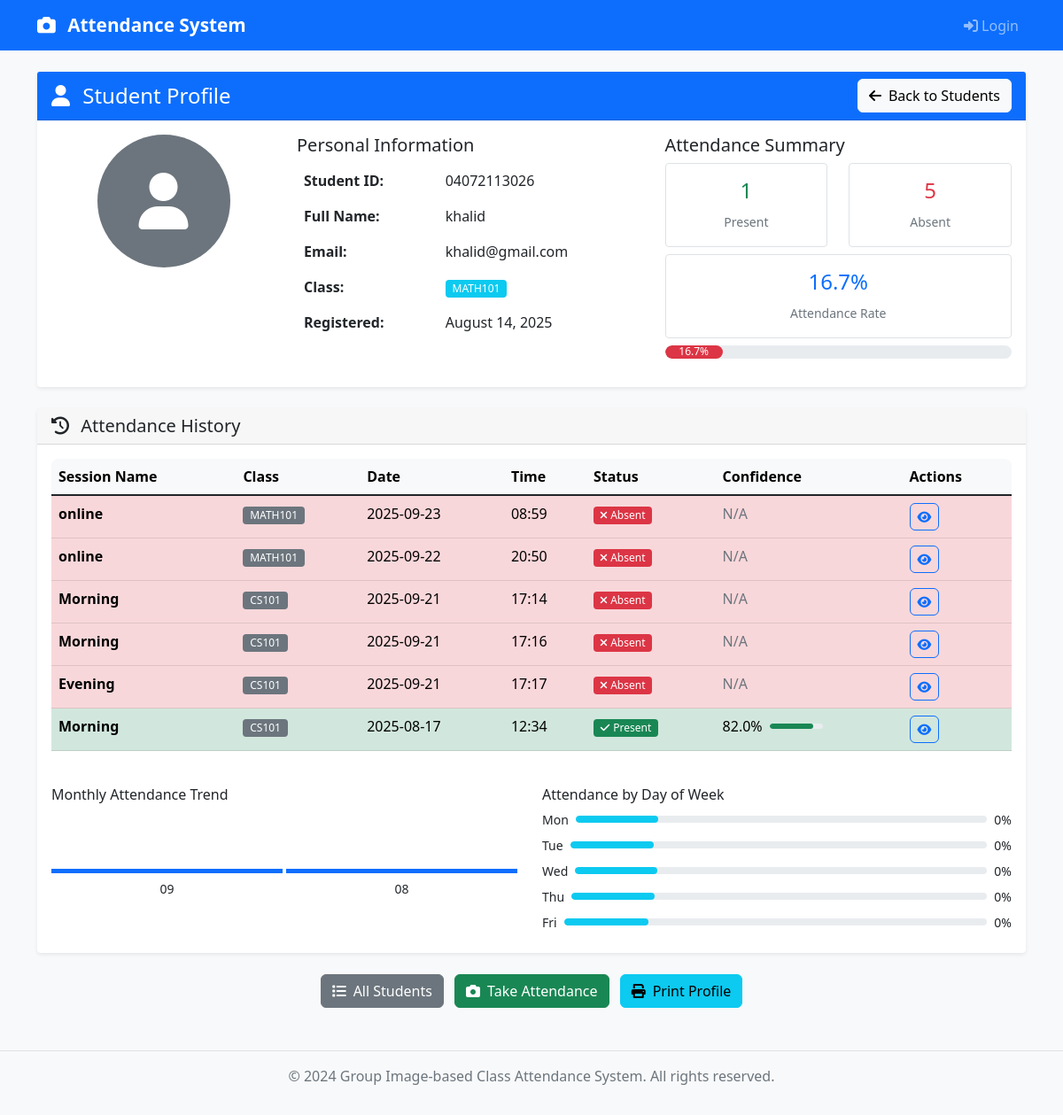
/student_details/1, run on the app's committed database.
### app.py (models this page shows)
class Student(db.Model):
    id = db.Column(db.Integer, primary_key=True)
    student_id = db.Column(db.String(20), unique=True, nullable=False)
    name = db.Column(db.String(100), nullable=False)
    email = db.Column(db.String(120), unique=True, nullable=False)
    class_name = db.Column(db.String(50), nullable=False)
    image_path = db.Column(db.String(200))
    face_encoding = db.Column(db.Text)  # Store as JSON string
    created_at = db.Column(db.DateTime, default=datetime.utcnow)
    attendance_records = db.relationship('AttendanceRecord', backref='student', lazy=True)

class AttendanceRecord(db.Model):
    id = db.Column(db.Integer, primary_key=True)
    session_id = db.Column(db.Integer, db.ForeignKey('attendance_session.id'), nullable=False)
    student_id = db.Column(db.Integer, db.ForeignKey('student.id'), nullable=False)
    is_present = db.Column(db.Boolean, default=False)
    confidence_score = db.Column(db.Float, default=0.0)
    detected_at = db.Column(db.DateTime, default=datetime.utcnow)

class AttendanceSession(db.Model):
    id = db.Column(db.Integer, primary_key=True)
    session_name = db.Column(db.String(100), nullable=False)
    class_name = db.Column(db.String(50), nullable=False)
    date = db.Column(db.Date, nullable=False, default=date.today)
    time = db.Column(db.DateTime, nullable=False, default=datetime.utcnow)
    group_photo_path = db.Column(db.String(200))
    total_students = db.Column(db.Integer, default=0)
    present_students = db.Column(db.Integer, default=0)
    created_by = db.Column(db.String(100), default='Teacher')
    attendance_records = db.relationship('AttendanceRecord', backref='session', lazy=True)

### app.py (the view)
@app.route('/student_details/<int:student_id>')
def student_details(student_id):
    student = Student.query.get_or_404(student_id)
    attendance_history = db.session.query(AttendanceRecord, AttendanceSession).join(
        AttendanceSession
    ).filter(AttendanceRecord.student_id == student_id).order_by(
        AttendanceSession.date.desc()
    ).all()
    total_sessions = len(attendance_history)
    present_sessions = sum(1 for record, session in attendance_history if record.is_present)
    attendance_percentage = (present_sessions / total_sessions * 100) if total_sessions > 0 else 0
    return render_template('student_details.html',
                         student=student,
                         attendance_history=attendance_history,
                         attendance_percentage=attendance_percentage)

### templates/student_details.html (shortened to what this page needs)
{% extends "base.html" %}
{% block content %}
<div class="row">
    <div class="col-12">
        <div class="card mb-4 border-primary">
            <div class="card-header bg-primary text-white">
                <div class="row align-items-center">
                    <div class="col">
                        <h4 class="mb-0">
                            <i class="fas fa-user me-2"></i>
                            Student Profile
                        </h4>
                    </div>
                    <div class="col-auto">
                        <a href="{{ url_for('students') }}" class="btn btn-light">
                            <i class="fas fa-arrow-left me-2"></i>Back to Students
                        </a>
                    </div>
                </div>
            </div>
            <div class="card-body">
                <div class="row">
                    <div class="col-md-3 text-center">
                        {% if student.image_path %}
                        <div class="bg-secondary rounded-circle d-flex align-items-center justify-content-center mx-auto mb-3"
                             style="width: 150px; height: 150px; display: none;">
                            <i class="fas fa-user fa-4x text-white"></i>
                        </div>
                        {% else %}
                        <div class="bg-secondary rounded-circle d-flex align-items-center justify-content-center mx-auto mb-3"
                             style="width: 150px; height: 150px;">
                            <i class="fas fa-user fa-4x text-white"></i>
                        </div>
                        {% endif %}
                    </div>
                    <div class="col-md-9">
                        <div class="row">
                            <div class="col-md-6">
                                <h5>Personal Information</h5>
                                <table class="table table-borderless">
                                    <tr>
                                        <td><strong>Student ID:</strong></td>
                                        <td>{{ student.student_id }}</td>
                                    </tr>
                                    <tr>
                                        <td><strong>Full Name:</strong></td>
                                        <td>{{ student.name }}</td>
                                    </tr>
                                    <tr>
                                        <td><strong>Email:</strong></td>
                                        <td>{{ student.email }}</td>
                                    </tr>
                                    <tr>
                                        <td><strong>Class:</strong></td>
                                        <td><span class="badge bg-info">{{ student.class_name }}</span></td>
                                    </tr>
                                    <tr>
                                        <td><strong>Registered:</strong></td>
                                        <td>{{ student.created_at.strftime('%B %d, %Y') }}</td>
                                    </tr>
                                </table>
                            </div>
                            <div class="col-md-6">
                                <h5>Attendance Summary</h5>
                                <div class="row text-center">
                                    <div class="col-6">
                                        <div class="border rounded p-3 mb-2">
                                            <div class="h4 text-success">{{ attendance_history|selectattr('0.is_present')|list|length }}</div>
                                            <small class="text-muted">Present</small>
                                        </div>
                                    </div>
                                    <div class="col-6">
                                        <div class="border rounded p-3 mb-2">
                                            <div class="h4 text-danger">{{ attendance_history|length - attendance_history|selectattr('0.is_present')|list|length }}</div>
                                            <small class="text-muted">Absent</small>
                                        </div>
                                    </div>
                                    <div class="col-12">
                                        <div class="border rounded p-3 mb-2">
                                            <div class="h4 text-primary">{{ "%.1f"|format(attendance_percentage) }}%</div>
                                            <small class="text-muted">Attendance Rate</small>
                                        </div>
                                    </div>
                                </div>
                                <div class="progress mb-3 attendance-progress">
                                    <div class="progress-bar {{ 'bg-success' if attendance_percentage >= 80 else 'bg-warning' if attendance_percentage >= 60 else 'bg-danger' }}"
                                         data-width="{{ attendance_percentage|round(1) }}">
                                        {{ "%.1f"|format(attendance_percentage) }}%
                                    </div>
                                </div>
                            </div>
                        </div>
                    </div>
                </div>
            </div>
        </div>
        <div class="card shadow-sm">
            <div class="card-header">
                <h5 class="mb-0">
                    <i class="fas fa-history me-2"></i>
                    Attendance History
                </h5>
            </div>
            <div class="card-body">
                {% if attendance_history %}
                <div class="table-responsive">
                    <table class="table table-hover">
                        <thead class="table-light">
                            <tr>
                                <th>Session Name</th>
                                <th>Class</th>
                                <th>Date</th>
                                <th>Time</th>
                                <th>Status</th>
                                <th>Confidence</th>
                                <th>Actions</th>
                            </tr>
                        </thead>
                        <tbody>
                            {% for record, session in attendance_history %}
                            <tr class="{{ 'table-success' if record.is_present else 'table-danger' }}">
                                <td><strong>{{ session.session_name }}</strong></td>
                                <td><span class="badge bg-secondary">{{ session.class_name }}</span></td>
                                <td>{{ session.date.strftime('%Y-%m-%d') }}</td>
                                <td>{{ session.time.strftime('%H:%M') }}</td>
                                <td>
                                    {% if record.is_present %}
                                    <span class="badge bg-success">
                                        <i class="fas fa-check me-1"></i>Present
                                    </span>
                                    {% else %}
                                    <span class="badge bg-danger">
                                        <i class="fas fa-times me-1"></i>Absent
                                    </span>
                                    {% endif %}
                                </td>
                                <td>
                                    {% if record.confidence_score > 0 %}
                                    <div class="d-flex align-items-center">
                                        <span class="me-2">{{ "%.1f"|format(record.confidence_score * 100) }}%</span>
                                        <div class="progress confidence-progress">
                                            <div class="progress-bar {{ 'bg-success' if record.confidence_score > 0.7 else 'bg-warning' if record.confidence_score > 0.5 else 'bg-danger' }}"
                                                 data-width="{{ (record.confidence_score * 100)|round(1) }}"></div>
                                        </div>
                                    </div>
                                    {% else %}
                                    <span class="text-muted">N/A</span>
                                    {% endif %}
                                </td>
                                <td>
                                    <a href="{{ url_for('view_attendance', session_id=session.id) }}"
                                       class="btn btn-sm btn-outline-primary" title="View Session Details">
                                        <i class="fas fa-eye"></i>
                                    </a>
                                </td>
                            </tr>
                            {% endfor %}
                        </tbody>
                    </table>
                </div>
                <div class="row mt-4">
                    <div class="col-md-6">
                        <h6>Monthly Attendance Trend</h6>
                        <div class="d-flex align-items-end" style="height: 100px;">
                            {% set months = [] %}
                            {% for record, session in attendance_history %}
                                {% set month = session.date.strftime('%Y-%m') %}
                                {% if month not in months %}
                                    {% set _ = months.append(month) %}
                                {% endif %}
                            {% endfor %}
                            {% for month in months[-6:] %}
                                {% set month_sessions = [] %}
                                {% for record, session in attendance_history %}
                                    {% if session.date.strftime('%Y-%m') == month %}
                                        {% set _ = month_sessions.append((record, session)) %}
                                    {% endif %}
                                {% endfor %}
                                {% set present_count = month_sessions|selectattr('0.is_present')|list|length %}
                                {% set total_count = month_sessions|length %}
                                {% set percentage = (present_count / total_count * 100) if total_count > 0 else 0 %}
                                <div class="flex-fill text-center me-1">
                                    <div class="bg-primary chart-bar" data-height="{{ percentage|round(1) }}"></div>
                                    <small>{{ month[-2:] }}</small>
                                </div>
                            {% endfor %}
                        </div>
                    </div>
                    <div class="col-md-6">
                        <h6>Attendance by Day of Week</h6>
                        <div class="row">
                            {% set days = ['Monday', 'Tuesday', 'Wednesday', 'Thursday', 'Friday'] %}
                            {% for day in days %}
                                {% set day_sessions = attendance_history|selectattr('1.date')|list %}
                                {% set day_count = day_sessions|length // 7 %}
                                {% set present_day = day_sessions|selectattr('0.is_present')|list|length // 7 %}
                                {% set day_percentage = (present_day / day_count * 100) if day_count > 0 else 0 %}
                                <div class="col-12 mb-2">
                                    <div class="d-flex justify-content-between align-items-center">
                                        <small>{{ day[:3] }}</small>
                                        <div class="progress flex-fill ms-2 day-progress">
                                            <div class="progress-bar bg-info" data-width="{{ (day_percentage if day_percentage > 0 else 20)|round(1) }}"></div>
                                        </div>
                                        <small class="ms-2">{{ "%.0f"|format(day_percentage if day_percentage > 0 else 0) }}%</small>
                                    </div>
                                </div>
                            {% endfor %}
                        </div>
                    </div>
                </div>
                {% endif %}
            </div>
        </div>
        <div class="row mt-4">
            <div class="col-12 text-center">
                <a href="{{ url_for('students') }}" class="btn btn-secondary me-2">
                    <i class="fas fa-list me-2"></i>All Students
                </a>
                <a href="{{ url_for('take_attendance') }}" class="btn btn-success me-2">
                    <i class="fas fa-camera me-2"></i>Take Attendance
                </a>
                <button class="btn btn-info" onclick="window.print()">
                    <i class="fas fa-print me-2"></i>Print Profile
                </button>
            </div>
        </div>
    </div>
</div>
{% endblock %}

### static/css/style.css (style rules this page uses)
body { font-family: 'Segoe UI', Tahoma, Geneva, Verdana, sans-serif; background-color: #f8f9fa; }
.card { border: none; box-shadow: 0 0.125rem 0.25rem rgba(0, 0, 0, 0.075); transition: box-shadow 0.15s ease-in-out; }
.table th { font-weight: 600; border-top: none; }
.table-responsive { border-radius: 0.5rem; }
.btn { border-radius: 0.375rem; font-weight: 500; transition: all 0.2s ease-in-out; }
.badge { font-weight: 500; }
.progress { height: 1rem; border-radius: 0.5rem; }
.progress-bar { border-radius: 0.5rem; }

### templates/student_details.html (style rules this page uses)
.attendance-progress { height: 15px; }
.confidence-progress { width: 60px; height: 6px; }
.day-progress { height: 8px; }
.chart-bar { min-height: 5px; margin-bottom: 5px; }

### data on the page
Student: student_id "04072113026", name "khalid", email "khalid@gmail.com", class_name "MATH101", created_at "August 14, 2025"
AttendanceRecord: session_name "online", class_name "MATH101", date "2025-09-23", time "08:59", is_present False (drawn), confidence_score "N/A"
AttendanceRecord: session_name "online", class_name "MATH101", date "2025-09-22", time "20:50", is_present False (drawn), confidence_score "N/A"
AttendanceRecord: session_name "Morning", class_name "CS101", date "2025-09-21", time "17:14", is_present False (drawn), confidence_score "N/A"
AttendanceRecord: session_name "Morning", class_name "CS101", date "2025-09-21", time "17:16", is_present False (drawn), confidence_score "N/A"
AttendanceRecord: session_name "Evening", class_name "CS101", date "2025-09-21", time "17:17", is_present False (drawn), confidence_score "N/A"
AttendanceRecord: session_name "Morning", class_name "CS101", date "2025-08-17", time "12:34", is_present True (drawn), record.confidence_score*100 "82.0"

### other printed values
{{ attendance_history|selectattr('0.is_present')|list|length }} "1"
{{ "%.1f"|format(attendance_percentage) }} "16.7"
{{ month[-2:] }} "09" "08"
{{ day[:3] }} "Mon" "Tue" "Wed" "Thu" "Fri"
{{ "%.0f"|format(day_percentage if day_percentage > 0 else 0) }} "0" "0" "0" "0" "0"
